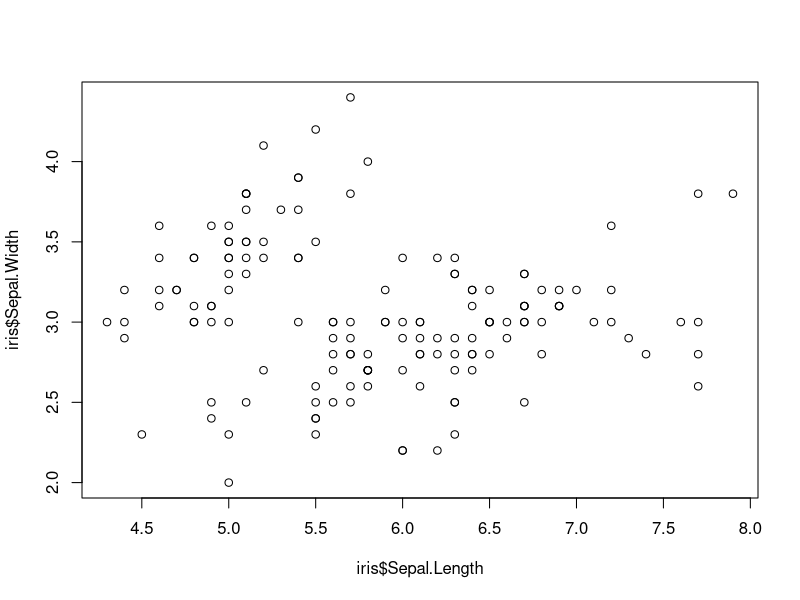
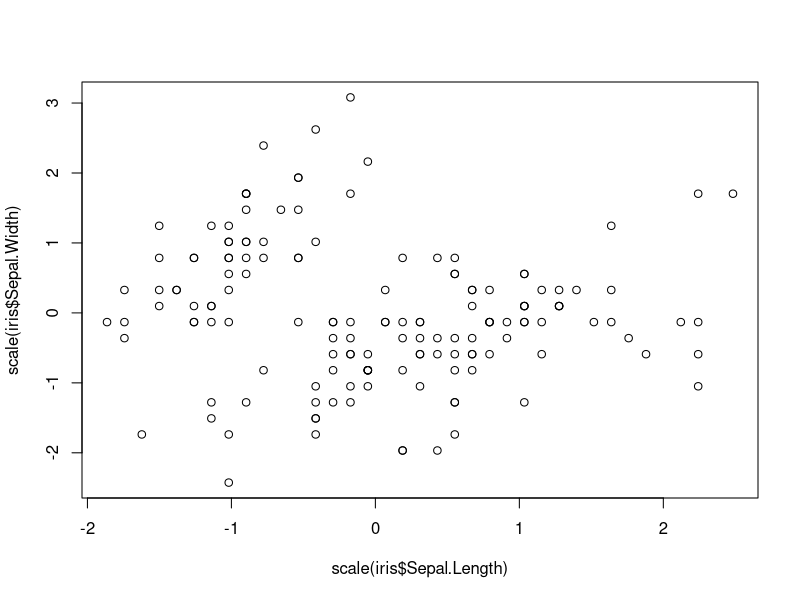
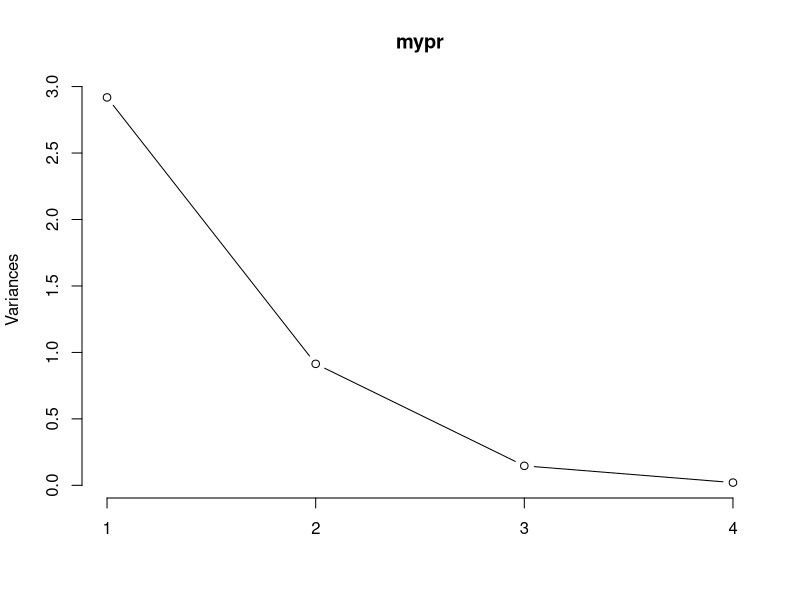
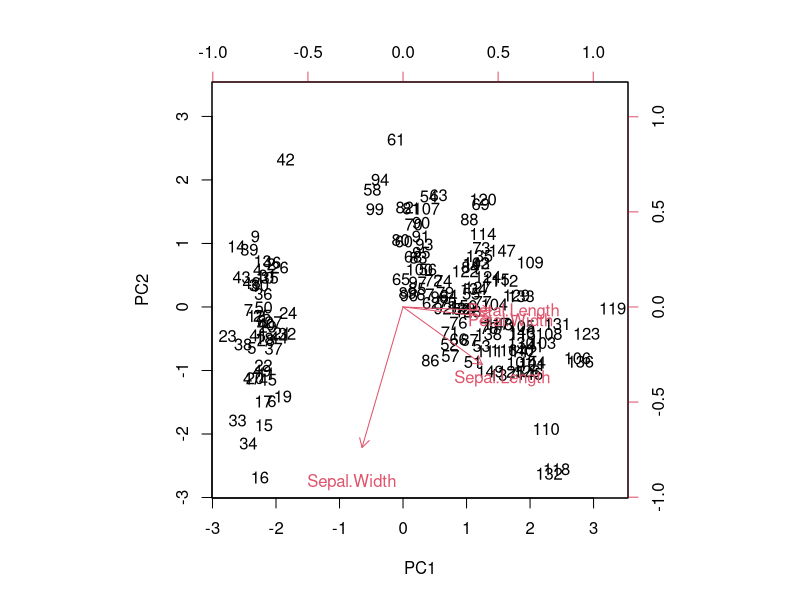

The R source for these figures, in order:
data("iris")
head(iris)
summary(iris)
library()
"to find principal component"
mypr<-prcomp(iris[,-5],scale=T)
"to understand use of scale"
plot(iris$Sepal.Length,iris$Sepal.Width)
plot(scale(iris$Sepal.Length),scale(iris$Sepal.Width))
mypr
summary(mypr)
plot(mypr,type="l")
biplot(mypr,scale=0)
"extract pc scores"
str(mypr)
mypr$x
iris2<-cbind(iris,mypr$x[,1:2])
head(iris2)
cor(iris[,-5],iris2[,6:7])
"End of prog"
install.packages("pls")
library(pls)
names(iris)
pcmodel<-pcr(Sepal.Length~Species+Sepal.Width+Petal.Length+Petal.Width,
             ncomp=3,data=iris,scale=T)
iris$pred<-predict(pcmodel,iris,ncomp = 2)
head(iris)
